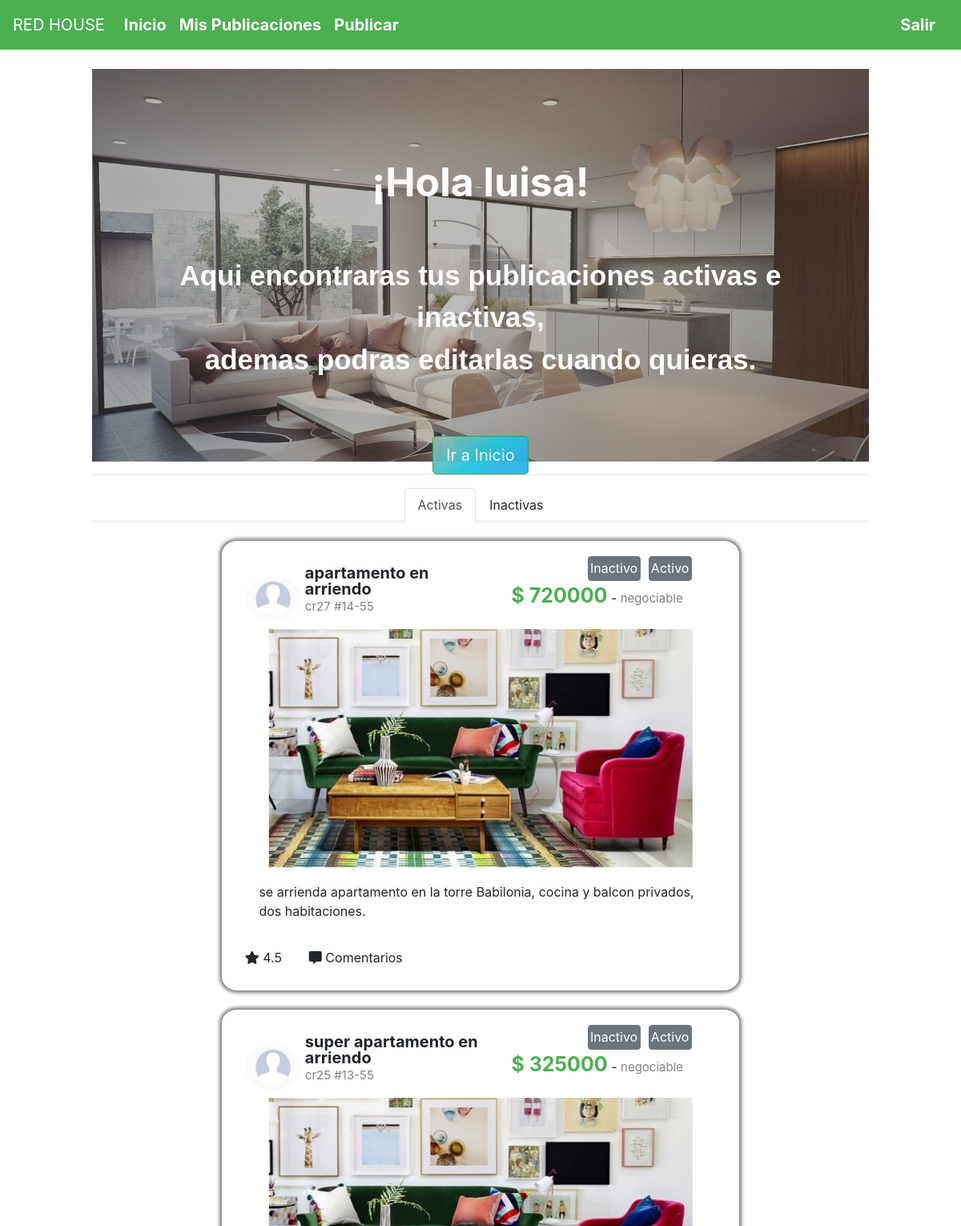
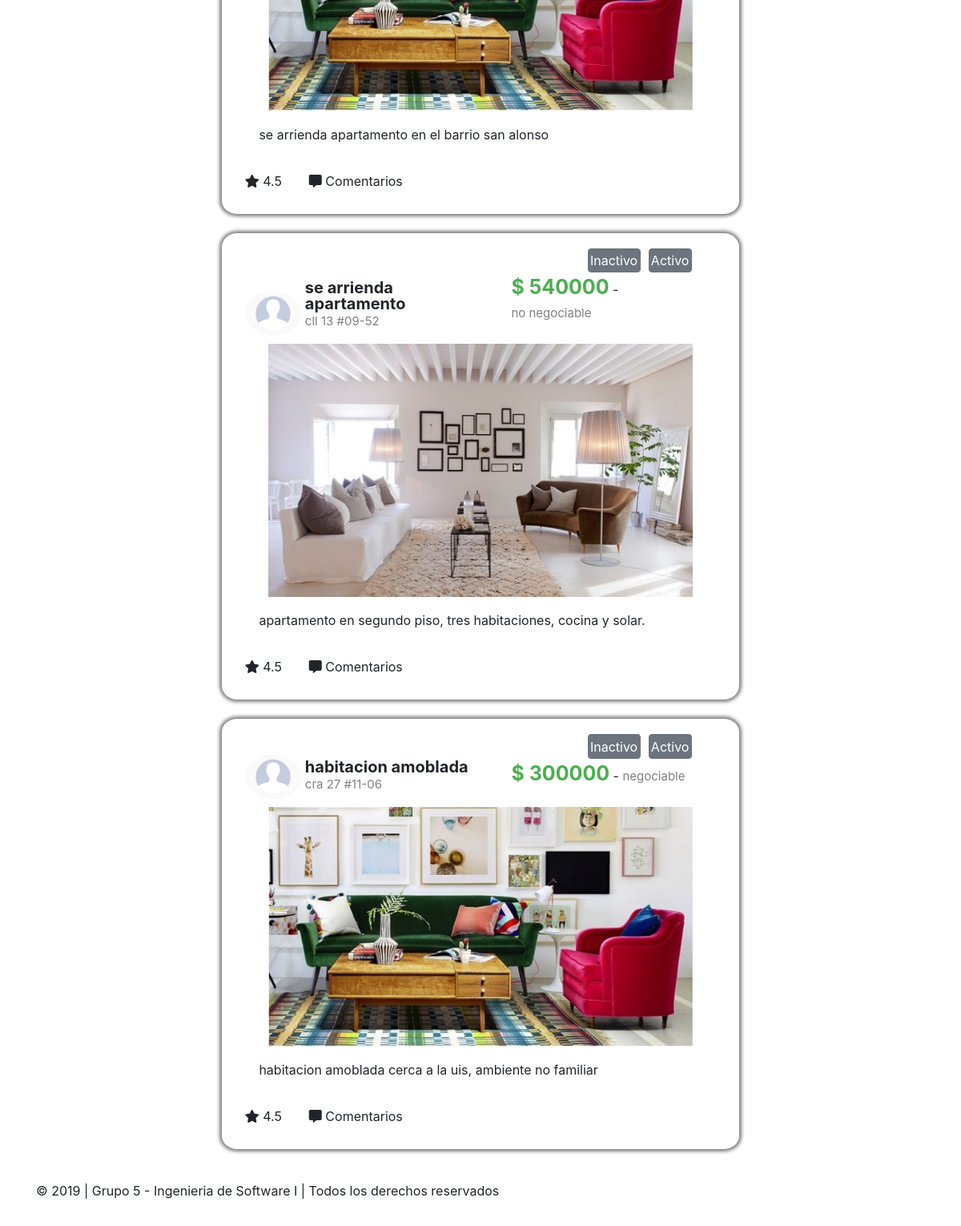
The page /misPublicaciones.php (signed in) on the database its author committed (2 pictures, top to bottom).
### tables this page shows
CREATE TABLE `publicacion` (
  `idPublicacion` int(11) NOT NULL,
  `nombre` varchar(30) DEFAULT NULL,
  `ubicacion` varchar(20) DEFAULT NULL,
  `precio` int(11) DEFAULT NULL,
  `descripcion` varchar(150) DEFAULT NULL,
  `fechaPublicada` datetime DEFAULT NULL,
  `estado` char(1) DEFAULT NULL,
  `negociable` char(16) DEFAULT NULL,
  `tipoInmueble` varchar(20) DEFAULT NULL,
  `urlImagen` varchar(100) DEFAULT NULL,
  `idCliente` varchar(20) DEFAULT NULL
);

### misPublicaciones.php (the view, shortened to what this page needs)
<!DOCTYPE html>
<html lang="en">
<head>
    <?php
    include("funciones.php");
    $conexion = conectar();
    $sql = "select * from publicacion where estado = '1'";
    $r = mysqli_query($conexion, $sql);
    ?>
    <link rel="stylesheet" href="https://stackpath.bootstrapcdn.com/bootstrap/4.3.1/css/bootstrap.min.css"
>
    <link rel="stylesheet" href="estilo.css">
    <link rel="stylesheet" href="https://use.fontawesome.com/releases/v5.8.1/css/all.css">
</head>
<body>
    <?PHP
    if (!isset($_SESSION['identificacion']) || !isset($_SESSION['contrasena'])){
        session_destroy();
        encabezado();
        $sesion = FALSE;
    }else{
        encabezadoCliente();
        $sesion = TRUE;
    }
    ?>
    <div class="container-fluid">
        <div class="row">
            <div class="col-md-1"></div>
            <div class="col-md-10 fondo">
                <br>
                <div id="uno-cuenta" class="contenedor">
                <div id="contenido" class="ee">
                    <p id="letra" >
                        <span style="font-size: 50px;"><br><b>¡Hola <?PHP echo $_SESSION['nombre'];?>!</b></span>
                        <br>
                        <span style="font-size: 35px;font-family: Arial, Helvetica, sans-serif;">
                            <br><b>Aqui encontraras tus publicaciones activas e inactivas,<br>
                            ademas podras editarlas cuando quieras.<br>
                            <br>
                            </b>
                        </span>
                    </p>
                    <a class="btn btn-success enlaton2 btn-lg bot" style="    background-color: #1fc8db;
        background-image: linear-gradient(141deg, #9fb8ad 0%, #1fc8db 51%, #2cb5e8 75%);
        color: white;
        opacity: 0.95;" href="index.php">Ir a Inicio</a>
                </div>
</div>
                <hr>
                <div class="container">
                    <div class="row">
                        <div clas="col-md-10" style="width:100%;">
                            <ul class="nav nav-tabs justify-content-center" id="myTab" role="tablist">
                                <li class="nav-item">
                                    <span class="nav-link active" id="activas" data-toggle="tab"  role="tab" aria-controls="home" aria-selected="true">Activas</span>
                                </li>
                                <li class="nav-item">
                                    <span class="nav-link" id="inactivas" data-toggle="tab" role="tab" aria-controls="contact" aria-selected="false">Inactivas</span>
                                </li>
                            </ul>
                        </div>
                        <br>
                    </div>
                    <br>
                    <div id="lista_publicaciones">
                        <?PHP
                        while ($publicacion = mysqli_fetch_array($r)) {
                            ?>
                        <div class="row">
                            <div class="col-md-2"></div>
                            <div class="col-md-8 contenidoPublicacion">
                                <div class="divImagenPerfil">
                                    <img src="imagenes/im_perfil.png" alt="foto de perfil"
                                        style="width: 100%; border-radius: 50%;">
                                </div>
                                <div class="encabezadoPublicacion">
                                    <span class="tituloPublicacion">
                                        <?PHP echo $publicacion['nombre']; ?></span></br>
                                    <span class="subtituloPublicacion">
                                        <?PHP echo $publicacion['ubicacion']; ?></span></br>
                                </div>
                                <div class="divPrecio" >
                                    <div style="width:100%;">
                                        <button type="button" class="btn btn-secondary btm-sm" style="position: relative; float:right; padding:1%; margin-right:10px;">Activo</button>
                                        <button type="button" class="btn btn-secondary btm-sm" style="position: relative; float:right; padding:1%; margin-right:10px;">Inactivo</button>
                                    </div>
                                    <span class="tituloPublicacion" style="color:#4CAF50;font-size:25px;">$
                                        <?PHP echo $publicacion['precio']; ?></span> - <span
                                        class="subtituloPublicacion">
                                        <?PHP
                                            echo $publicacion['negociable']; ?>
                                    </span>
                                </div>
                                <div class="imagenPublicacion">
                                    <img <?PHP echo 'src=' . $publicacion['urlImagen']; ?> alt="Publicacion"
                                    style="width: 100%">
                                </div>
                                <div class="descripcionPublicacion">
                                    <p>
                                        <?PHP echo $publicacion['descripcion']; ?></p>
                                </div>
                                <div class="botonesPublicacion">
                                    <span class="botonPublicacion"><i class="fas fa-star"></i> 4.5</span>
                                    <span><i class="fas fa-comment-alt"></i> Comentarios</span>
                                </div>
                            </div>
                            <div class="col-md-2">
                            </div>
                        </div>
                        <br>
                        <?PHP
                        }
                        ?>
                    </div>
                </div>
            </div>
            <div class="col-md-1"></div>
        </div>
    </div>
    <footer class="footer mt-auto py-3 fondo">
        <div class="container">
            <p>&copy; 2019 | Grupo 5 - Ingenieria de Software I | Todos los derechos reservados</p>
        </div>
    </footer>
</body>
</html>

### estilo.css (style rules this page uses)
.contenidoPublicacion { padding: 3%; border-radius: 3%; box-shadow: 0 0 4px 3px grey; }
.divImagenPerfil { display: inline-block; width: 12%; position: relative; bottom: 10px; border-radius: 50%; }
.encabezadoPublicacion { display: inline-block; line-height: 20px; width: 40%; }
.divPrecio { width: 43%; display: inline-block; position: relative; bottom: 10px; padding-left:3%; }
.tituloPublicacion { display: inline-block; font-size: 20px; font-weight: bold; }
.subtituloPublicacion { display: inline-block; font-size: 15px; color: gray; }
.imagenPublicacion { width: 90%; margin-left:auto; margin-right:auto; }
.botonPublicacion { padding-right: 5%; }
.descripcionPublicacion { padding: 3%; margin-left: auto; margin-right: auto; }
.fondo { background: white; }
body { background:none; }
#uno-cuenta { width:100%; height: 490px; background-image:url('imagenes/banner2.jpg'); background-size: cover; text-align: center; }
.ee { width: 100%; height: 490px; background: rgba(83, 83, 83, 0.4); padding: 3%; color: white }

### rows shown on the page
publicacion: nombre "apartamento en arriendo", ubicacion "cr27 #14-55", precio "720000", negociable "negociable", urlImagen (picture), descripcion "se arrienda apartamento en la torre Babilonia, cocina y balcon privados, dos habitaciones."
publicacion: nombre "super apartamento en arriendo", ubicacion "cr25 #13-55", precio "325000", negociable "negociable", urlImagen (picture), descripcion "se arrienda apartamento en el barrio san alonso"
publicacion: nombre "se arrienda apartamento", ubicacion "cll 13 #09-52", precio "540000", negociable "no negociable", urlImagen (picture), descripcion "apartamento en segundo piso, tres habitaciones, cocina y solar."
publicacion: nombre "habitacion amoblada", ubicacion "cra 27 #11-06", precio "300000", negociable "negociable", urlImagen (picture), descripcion "habitacion amoblada cerca a la uis, ambiente no familiar"

### other values the page prints
$_SESSION['nombre'] "luisa"
